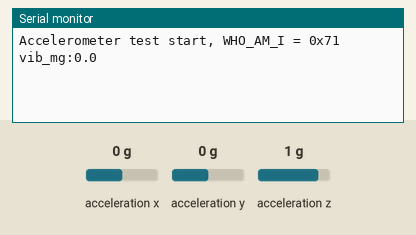
This sketch was run on a simulated Arduino Uno, built with avr-gcc and run on an emulated ATmega328P. On the bench: the last lines printed to the serial monitor. Wiring (inferred from the names in the program): MPU-9250 motion sensor at I2C address 0x68. The inputs (shaded band) are chosen by the test bench; at power-on: acceleration x 0 g, acceleration y 0 g, acceleration z 1 g.

Above: at 1.4 s.
1.5 s: acceleration x set to -1.4 g
At 2.8 s:
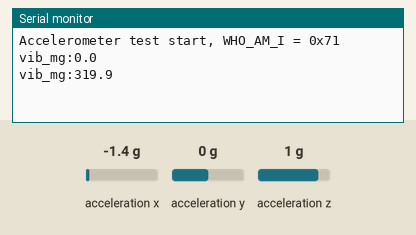
3.0 s: acceleration y set to -1.4 g
At 3.7 s:
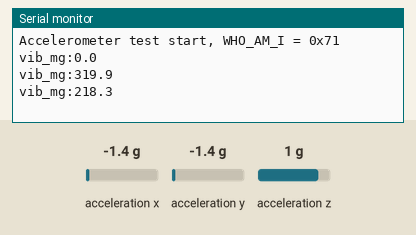
4.5 s: acceleration z set to -1.4 g
At 6.1 s:
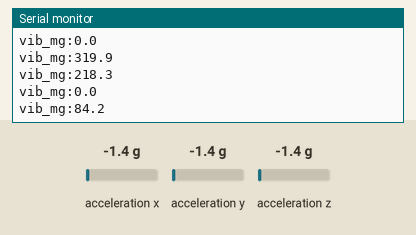
Timing chart, 0 to 7.6 s (numbered marks = the images above; inputs shaded):
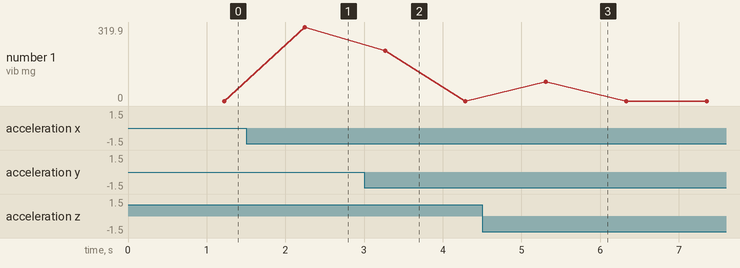

The sketch:

accel_v1_vibration.ino
```cpp
// accel_v1_vibration.ino
// Accelerometer test v1: is the fan running? Prints a vibration level once a second.
// Board: MPU-9250/6500 breakout, read directly over I2C (no library needed).
// Wiring: VCC to 3.3V, GND to GND, SDA to A4 (Uno) or 11 (MKR), SCL to A5 (Uno) or 12 (MKR).
//         Leave AD0, INT, NCS, FSYNC, EDA, ECL unconnected (AD0 low = address 0x68).
// "Vibration" = how much the acceleration wobbles around its average in a 1 s window
// (standard deviation, in milli-g). Gravity alone gives about 1000 mg and no wobble.
#include <Wire.h>

const byte MPU = 0x68;
const int  N   = 200;            // samples per window, about 1 s

void writeReg(byte reg, byte val) {
  Wire.beginTransmission(MPU); Wire.write(reg); Wire.write(val); Wire.endTransmission();
}

byte readReg(byte reg) {
  Wire.beginTransmission(MPU); Wire.write(reg); Wire.endTransmission(false);
  Wire.requestFrom(MPU, (byte)1);
  return Wire.read();
}

// Total acceleration in milli-g, from the 3 axes (±2 g range: 16384 counts per g)
float readMag() {
  Wire.beginTransmission(MPU); Wire.write(0x3B); Wire.endTransmission(false);
  Wire.requestFrom(MPU, (byte)6);
  int16_t x = (Wire.read() << 8) | Wire.read();
  int16_t y = (Wire.read() << 8) | Wire.read();
  int16_t z = (Wire.read() << 8) | Wire.read();
  return sqrt((float)x * x + (float)y * y + (float)z * z) / 16.384;
}

void setup() {
  Serial.begin(9600);
  Wire.begin();
#if defined(ARDUINO_ARCH_AVR)
  // Uno only: Wire turns on internal pull-ups to 5 V. Switch them off so the
  // sensor's own pull-ups hold SDA/SCL at 3.3 V, which is safe for the MPU.
  digitalWrite(SDA, LOW);
  digitalWrite(SCL, LOW);
#endif
  delay(100);
  writeReg(0x6B, 0x00);          // PWR_MGMT_1: wake the chip from sleep
  delay(100);
  byte who = readReg(0x75);      // WHO_AM_I: 0x71 = MPU-9250, 0x70 = MPU-6500
  Serial.print("Accelerometer test start, WHO_AM_I = 0x");
  Serial.println(who, HEX);
  if (who == 0x00 || who == 0xFF) {
    Serial.println("MPU not found, check wiring");
    while (true) {}
  }
}

void loop() {
  float first = readMag();       // subtract the first sample to keep the maths accurate
  float sum = 0, sumSq = 0;
  for (int i = 0; i < N; i++) {
    float d = readMag() - first;
    sum += d; sumSq += d * d;
    delay(4);
  }
  float mean = sum / N;
  float vib  = sqrt(max(0.0, sumSq / N - mean * mean));
  Serial.print("vib_mg:"); Serial.println(vib, 1);
}
```

Measured:
- after the input at 1.5 s, the serial monitor: prints a new line after 0.74 s (image 1)
- after the input at 3.0 s, the serial monitor: prints a new line after 0.27 s (image 2)
- after the input at 4.5 s, the serial monitor: prints a new line after 0.81 s (image 3)
- plotted number 1: 0 → 319.9 after the input at 1.5 s
